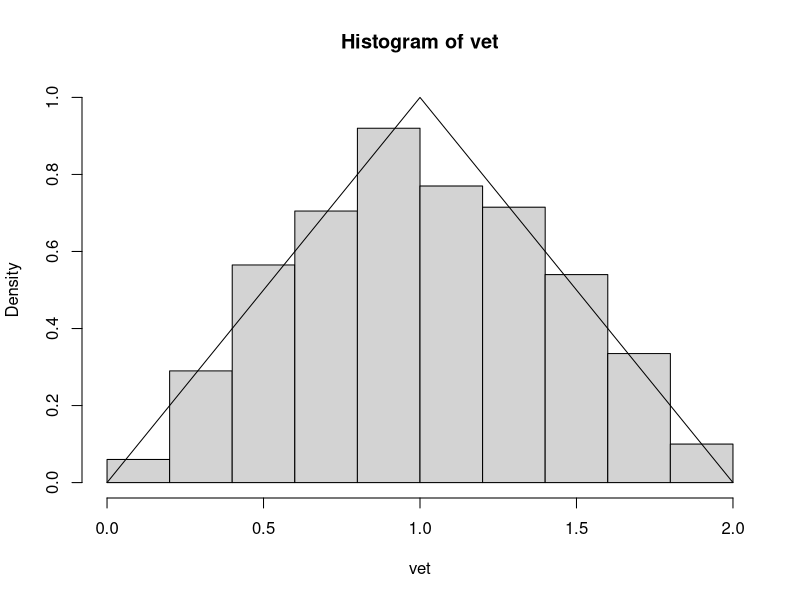
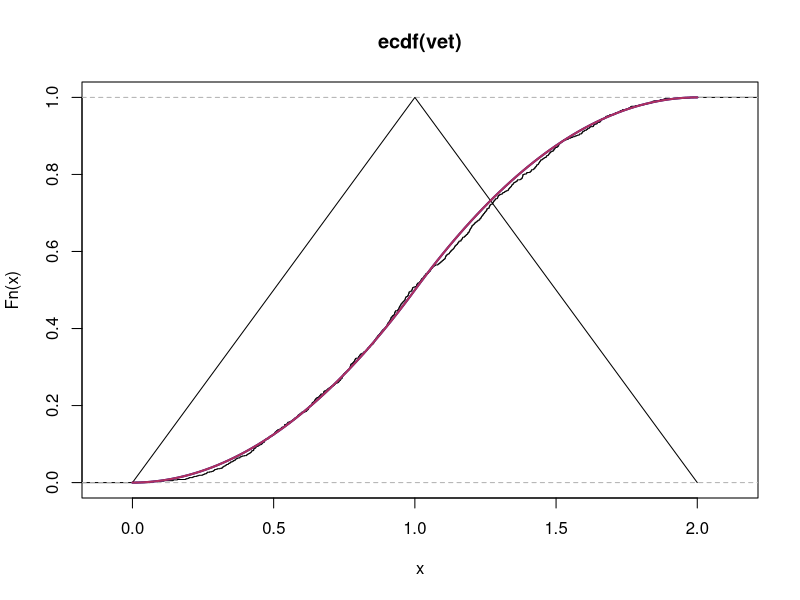
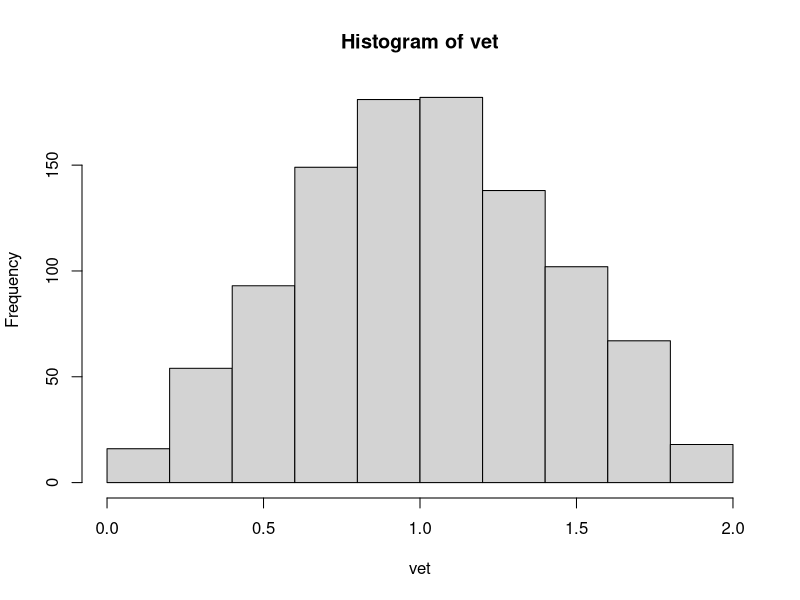

Write the R code that produced these figures, in order.
gerar.tri<-function()
{
  u<-runif(1)
  if(u<0.5)
  {
    x<-sqrt(2*u)
  }
  else
  {
    x<-2-sqrt(2*(1-u))
  }
  x
}

vet<-replicate(1000, gerar.tri())
hist(vet, freq = F, ylim=c(0,1))

fx<- function(x)
{
  if(x<=1)
  {
    f<-x
  }
  else
  {
    f<-(2-x)
  }
  f
}

fx.vet<-Vectorize(fx)
curve(fx.vet, from=0, to=2, add = T)

Fn<-ecdf(vet)
plot(Fn)

Fx<-function(x)
{
  if(x<=1)
  {
    F.x<-(x^2)/2
  }
  else
  {
    F.x<-(((-x^2)+4*x-2)/2)
  }
  
}
Fx.vet<-Vectorize(Fx)
curve(Fx.vet, from = 0, to=2, add = T, col="blue4", lwd=2)

# Fazendo de forma vetorizada

fx<- function(x)
{
  ifelse(x<=1, x, 2-x)
}
curve(fx, from=0, to=2, add = T)


Fx<-function(x)
{
  ifelse(x<=1,(x^2)/2, (((-x^2)+4*x-2)/2))
}
curve(Fx, from=0, to=2, add = T, col="maroon", lwd=2)


# Lista 1 -----------------
# Geração de 1000 valores
# Comparação histograma
# Comparação ecdf e Fx
# Comparação função de distribuição empírica + teste Kolmogorov
# QQ plot + qqline
# Dividir em 10 intervalos de mesma probabilidade e comparar qtd observada X qtd esperado
# Repetir para 100 intervalos
# Gerar os numeros de maneiras vetorizada
# Outra abordagem para gerar números aleatórios de uma triangular (transformação de variável, prob.2)

u<-runif(1000)
Qx<-function(u)
{
  x<-as.numeric(u<0.5)
  qx<-(sqrt(2*u)^x)*(2-sqrt(2*(1-u))^(1-x))
  return(qx)
}
vet<-Qx(u)
hist(vet)
